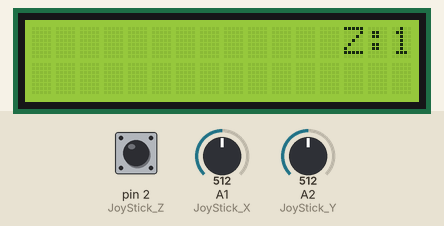
This sketch was run on a simulated Arduino Uno, built with avr-gcc and run on an emulated ATmega328P. Parts: 16×2 character LCD. Inputs (shaded band) come from the test bench; at power-on: A1 (JoyStick_X) = 512, A2 (JoyStick_Y) = 512, pin 2 (JoyStick_Z) HIGH.

Above: at 0.89 s.
1.3 s: A1 (JoyStick_X) set to 542
2.8 s: A1 (JoyStick_X) set to 559
At 3.57 s:
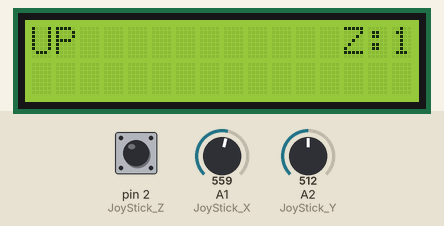
5.8 s: A2 (JoyStick_Y) set to 540
At 7.2 s:
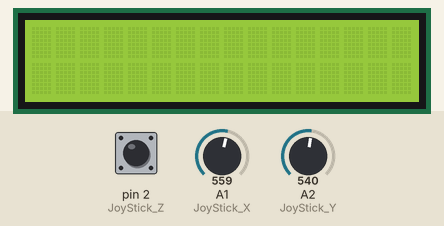
7.3 s: A2 (JoyStick_Y) set to 558
10.3 s: A1 (JoyStick_X) set to 511
At 10.51 s:
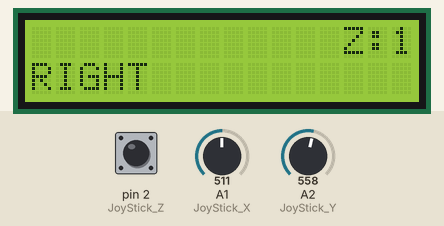
13.3 s: A2 (JoyStick_Y) set to 306
At 13.93 s:
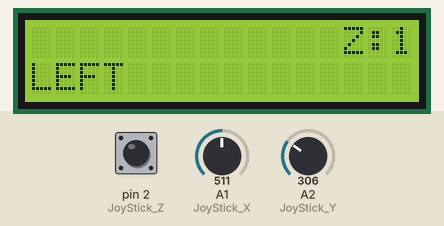
Timing chart, 0 to 16.3 s (numbered marks = the images above; inputs shaded):
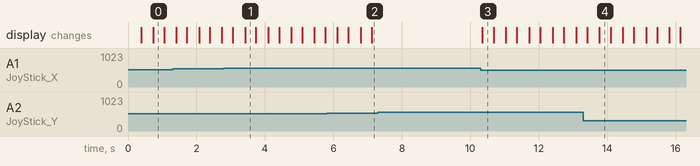

The sketch:

Joystick_LCD.ino
```cpp
/***********************************************************
File name: lab23.ino
Description: Example with JoyStick
Based on (source):www.uctronics.com,Lesson_19_Joy_stick,Lee
***********************************************************/


#include <LiquidCrystal.h>
/*
 * LCD RS pin to digital pin 7
 * LCD Enable pin to digital pin 8
 * LCD D4 pin to digital pin 9
 * LCD D5 pin to digital pin 10
 * LCD D6 pin to digital pin 11
 * LCD D7 pin to digital pin 12
 * LCD R/W pin to ground
 * LCD VSS pin to ground
 * LCD VCC pin to 5V
*/
LiquidCrystal lcd(7, 8, 9, 10, 11, 12);

int JoyStick_X = A1; //PS2 joystick X-axis is defined
int JoyStick_Y = A2; //PS2 joystick Y axis is defined
int JoyStick_Z = 2; //Defined PS2 joystick Z axis - (SW)


void setup(void)
{
  Serial.begin(9600);
  lcd.begin(16, 2);    // set up the LCD's number of columns and rows:
  lcd.clear();         //Clears the LCD screen and positions the cursor in the upper-left corner
  pinMode(JoyStick_Z, INPUT_PULLUP); //Z axis is defined as an input PS2


}

void loop(void)
{
  int x,y,z;
  x=analogRead(JoyStick_X);
  y=analogRead(JoyStick_Y);
  z=digitalRead(JoyStick_Z);
  int deadzone1 = 550;
  int deadzone2 = 450;


  // print the results:


  lcd.setCursor(0, 0); // set the cursor to column 0, line 0
  if (x > deadzone1)
  lcd.print("UP");
  else if (x < deadzone2)
  lcd.print("DOWN");
  else
  lcd.print("");
//  lcd.print("X:");// Print a message of "X: "to the LCD.
 // lcd.print(x);// Print the x value to the LCD.
  lcd.print("   ");//


  lcd.setCursor(0, 1); // set the cursor to column 0, line 1
  if (y > deadzone1)
  lcd.print ("RIGHT");
  else if (y < deadzone2)
  lcd.print("LEFT");
  else
  lcd.print("");
  //lcd.print("Y:"); // Print a message of "Y: "to the LCD.
  //lcd.print(y);// Print the y value to the LCD.
  lcd.print("   ");//

  lcd.setCursor(13, 0 ); // set the cursor to column 0, line 0
  lcd.print("Z:"); // Print a message of "Z: "to the LCD.
  lcd.print(z);// Print the z value to the LCD.
  delay(25);

lcd.clear();
}
```

Measured:
- the behaviour switches between 550 and 551 on A1 (JoyStick_X) (found by bisection; images 0 and 1)
- after the input at 2.8 s, the display: first differs from a run without the input after 0.62 s (image 1)
- after the input at 7.3 s, every drawn part: stays the same
- after the input at 10.3 s, the display: changes after 0.05 s (image 3)
- after the input at 13.3 s, the display: first differs from a run without the input after 0.47 s (image 4)
